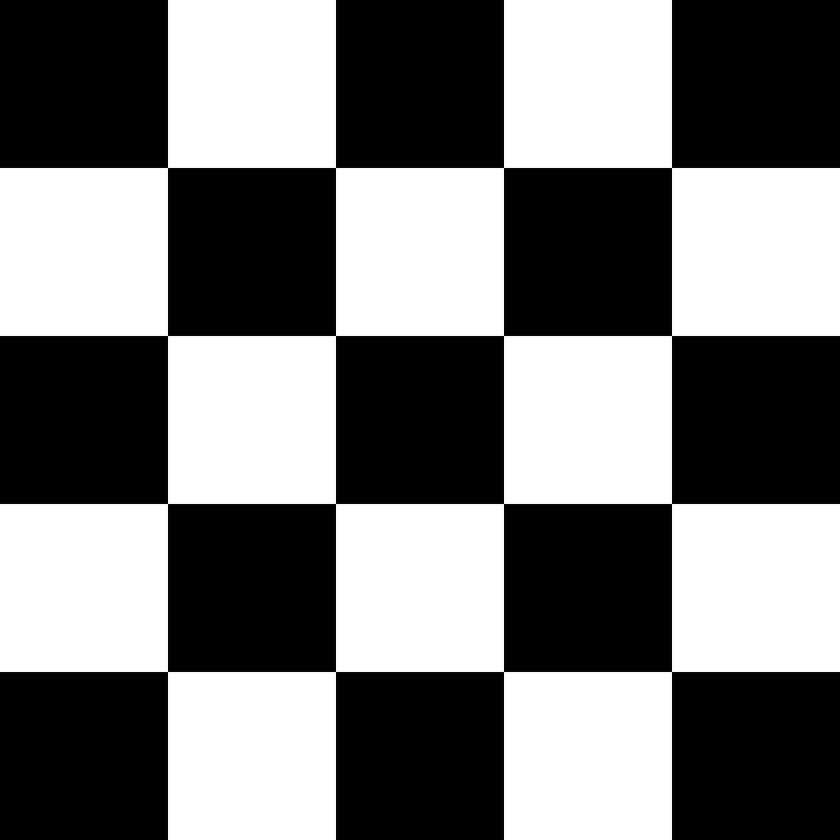
#> input picture checkerboard.png, 840 x 840 px, shrunk from 1200 x 1200 before the run
$ python checkerboard.py
#> lines starting #> are read from the running program, lines starting #| are printed output that depends on the picture; after the words box and inside, x2 and y2 are one past the last pixel; in counts of white or black regions, pixels touching at a corner belong together
import numpy as np
import matplotlib.pyplot as plt
import math

# Load the image
img_path = 'checkerboard.png'

image = plt.imread(img_path)
#> image is the input picture: shape (840, 840, 3) float32; min 0, max 1, mean 0.48

# Convert to grayscale if the image is in color
if image.ndim == 3:
    image = np.mean(image, axis=2)
#> image: shape (840, 840) float32

# Convert image to [0,255] range
if img_path.endswith('.png'):
    image = image * 255

assert image.shape[0] == image.shape[1], "Image must be square"
assert np.all(0 <= image) and np.all(image <= 255), "Image must be in [0,255] range"

def get_counts(image):
    # Convert image to integers
    image = np.round(image).astype(int)
    counts = np.zeros((256,), dtype=int)

    for i in range(len(counts)):
        counts[i] = np.sum(image == i)

    return counts

def show_image(image):
    plt.imshow(image, cmap='gray', vmin=0, vmax=255)

def cumulative_dist(image):
    counts = get_counts(image)
    cumulative_histogram = np.zeros((len(counts),), dtype=float)

    cumulative_histogram[0] = counts[0]
    for i in range(1, len(counts)):
        cumulative_histogram[i] = cumulative_histogram[i - 1] + counts[i]
    return cumulative_histogram / np.sum(counts)


def convolution(image, kernel):
    # Flip the kernel
    kernel = kernel[::-1, ::-1]
    kernel_size = kernel.shape[0]
    pad_width = math.ceil(kernel_size / 2)
    # Pad the image on all sides
    padded_image = np.pad(image, pad_width)
    output = np.zeros_like(image)

    for i in range(image.shape[0]):
        for j in range(image.shape[1]):
            region = padded_image[i:i + kernel_size, j:j + kernel_size]
            output[i, j] = np.sum(region * kernel)

    return output

def box_filter(kernel_size):
    return np.ones((kernel_size, kernel_size), dtype=float) / (kernel_size ** 2)

def plt_histograms(name, image):
    plt.figure(figsize=(15, 5))

    # Plot the image
    plt.subplot(1, 3, 1)
    show_image(image)
    plt.title(name)
    plt.axis('off')

    # Plot the histogram
    plt.subplot(1, 3, 2)
    histogram = get_counts(image) / np.sum(get_counts(image))
    plt.bar(list(range(len(histogram))), histogram, width=1, color='blue')
    plt.xlabel('Pixel Intensity')
    plt.ylabel('Frequency')
    plt.title('PDF Histogram')

    # Plot the cumulative histogram
    plt.subplot(1, 3, 3)
    cumulative_histogram = cumulative_dist(image)
    plt.bar(list(range(len(cumulative_histogram))), cumulative_histogram, width=1, color='blue')
    plt.xlabel('Pixel Intensity')
    plt.ylabel('Cumulative Probability')
    plt.title('CDF Histogram')

    # [13 lines of commented-out code are left out]

    plt.tight_layout()
    plt.show()

def fft_convolution(image, kernel):
    kernel_size = kernel.shape[0]
    image_size = image.shape[0]
    image_pad = kernel_size // 2
    pad_width = image_size - kernel_size

    # Pad the kernel and image to the same size
    padded_kernel = np.pad(kernel, ((pad_width + image_pad, 0), (pad_width + image_pad, 0)))
    padded_image = np.pad(image, ((image_pad, 0), (image_pad, 0)))

    # Apply FFT to the kernel and image
    kernel_fft = np.fft.fft2(padded_kernel)
    image_fft = np.fft.fft2(padded_image)

    # Perform the convolution in the frequency domain
    conv = np.fft.ifft2(image_fft * kernel_fft)

    # Get the real part of the result and crop the padded area
    return conv.real[image_pad:image_size-image_pad, image_pad:image_size-image_pad]

def histogram_equalization(image):
    cumulative_histogram = cumulative_dist(image)
    # Set each pixel value to its corresponding cumulative histogram value * 255
    equalized_image = np.vectorize(lambda j: 255 * cumulative_histogram[int(j)])(image)

    return equalized_image

filter_kernel = box_filter(30)

plt_histograms("Base Image", image)
#> in get_counts, `image = np.round(image).astype(int)`:
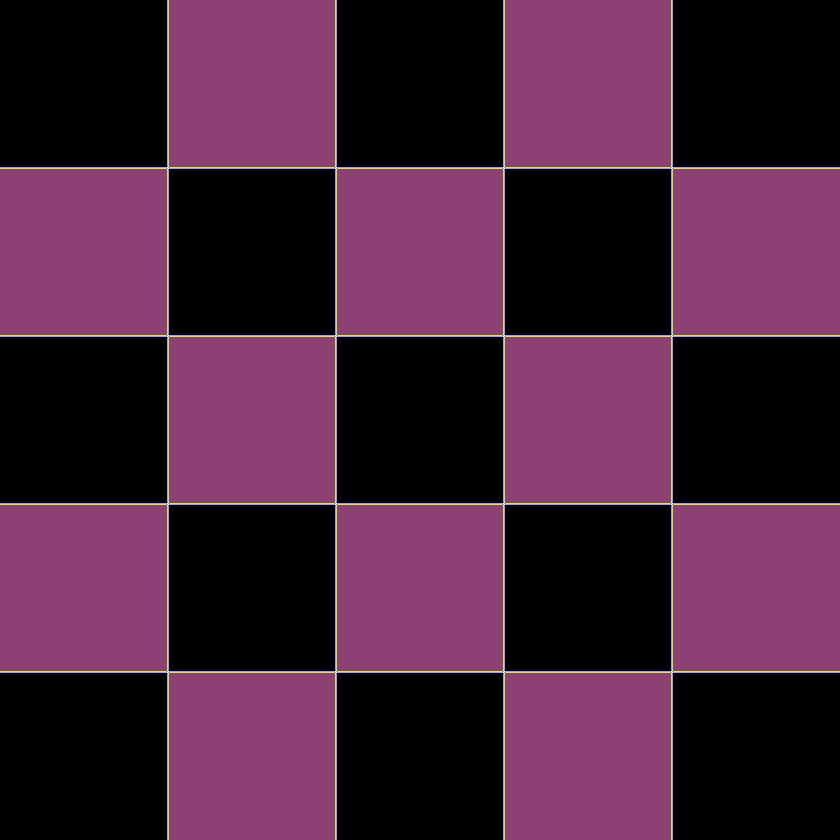
#> image: shape (840, 840) int64; 8 distinct labels, from 0 to 255; one colour per label, 0 black
#> after the loop in get_counts, `for i in range(len(counts)):`: counts = 256 values, max 360224 at index 0, min 0 at index 1, mean 2756.2
#> in plt_histograms, `histogram = get_counts(image) / np.sum(get_counts(image))`: histogram = 256 values, max 0.511 at index 0, min 0 at index 1, mean 0.00391
#> in cumulative_dist, `cumulative_histogram = np.zeros((len(counts),), dtype=float)`: cumulative_histogram = 256 values from 0 to 0
#> after the loop in cumulative_dist, `for i in range(1, len(counts)):`: cumulative_histogram = 256 values from 360224 to 705600
#> in plt_histograms, `cumulative_histogram = cumulative_dist(image)`: cumulative_histogram = 256 values from 0.511 to 1
plt_histograms("30 x 30 Box Blur", convolution(image, filter_kernel))
#> in convolution, `kernel = kernel[::-1, ::-1]`: kernel: shape (30, 30) float64; every value is 0.00111
#> after the loop in convolution, `for i in range(image.shape[0]):`:
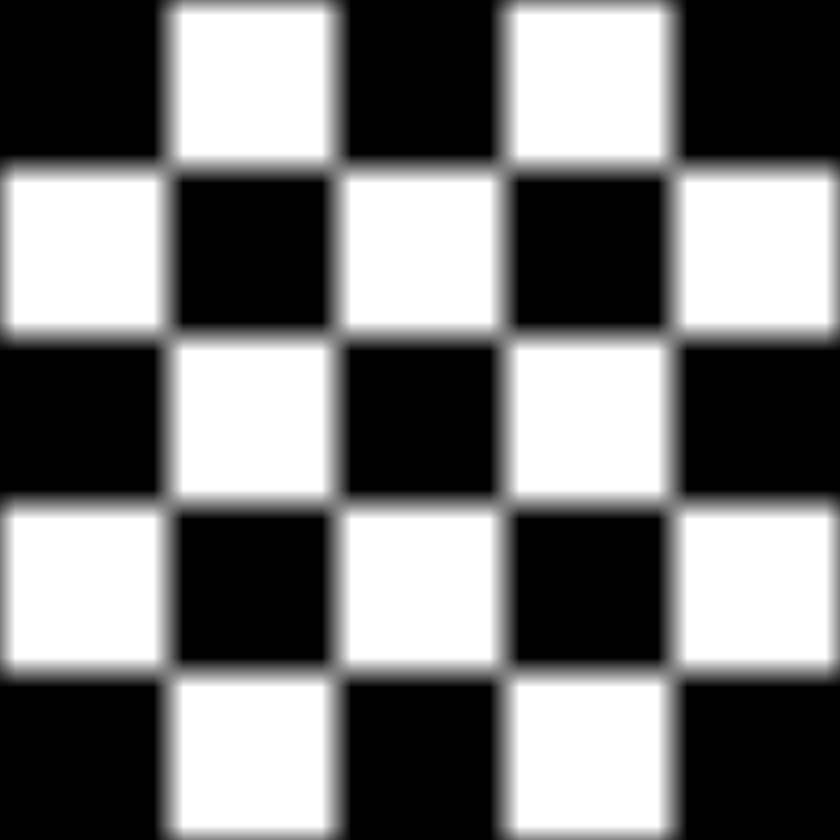
#> output: shape (840, 840) float32; min 0, max 255, mean 120.6
#> in get_counts (call 4), `image = np.round(image).astype(int)`:
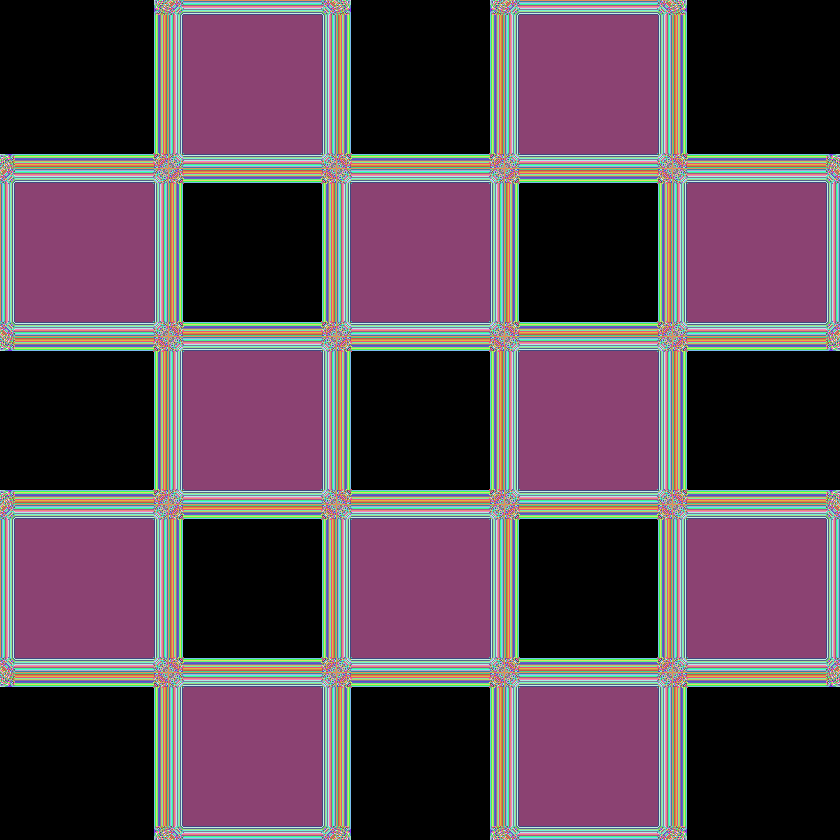
#> image: shape (840, 840) int64; 211 distinct labels, from 0 to 255; one colour per label, 0 black
#> after the loop in get_counts (call 4), `for i in range(len(counts)):`: counts = 256 values, max 276168 at index 0, min 0 at index 2, mean 2756.2
plt_histograms("30 x 30 Box Blur, FFT", fft_convolution(image, filter_kernel))
#> in fft_convolution, `padded_kernel = np.pad(kernel, ((pad_width + image_pad, 0), (pad_width..`:
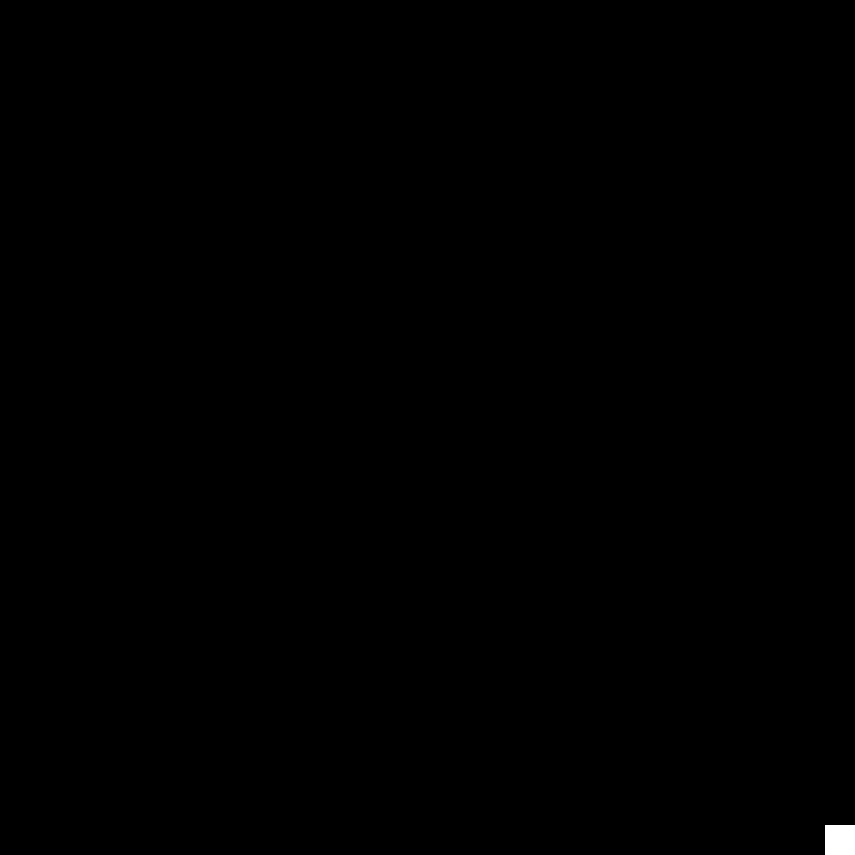
#> padded_kernel: shape (855, 855) float64; values 0 (black) and 0.00111 (white), 0.12% white; 1 white region, box (x1, y1, x2, y2) and area: (825, 825, 855, 855) 900
#> in get_counts (call 7), `image = np.round(image).astype(int)`:
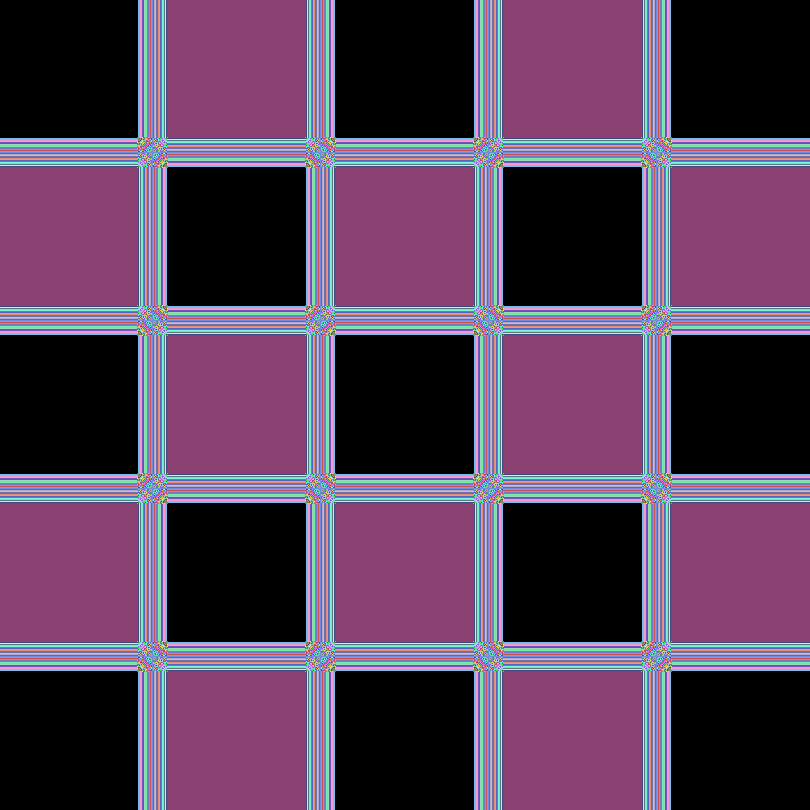
#> image: shape (810, 810) int64; 149 distinct labels, from 0 to 255; one colour per label, 0 black
#> after the loop in get_counts (call 7), `for i in range(len(counts)):`: counts = 256 values, max 250308 at index 0, min 0 at index 2, mean 2562.9
plt_histograms("Equalized Image", histogram_equalization(convolution(image, filter_kernel)))
#> in histogram_equalization, `cumulative_histogram = cumulative_dist(image)`: cumulative_histogram = 256 values from 0.391 to 1
#> call 4 of plt_histograms, with name = 'Equalized Image'
#> in get_counts (call 11), `image = np.round(image).astype(int)`:
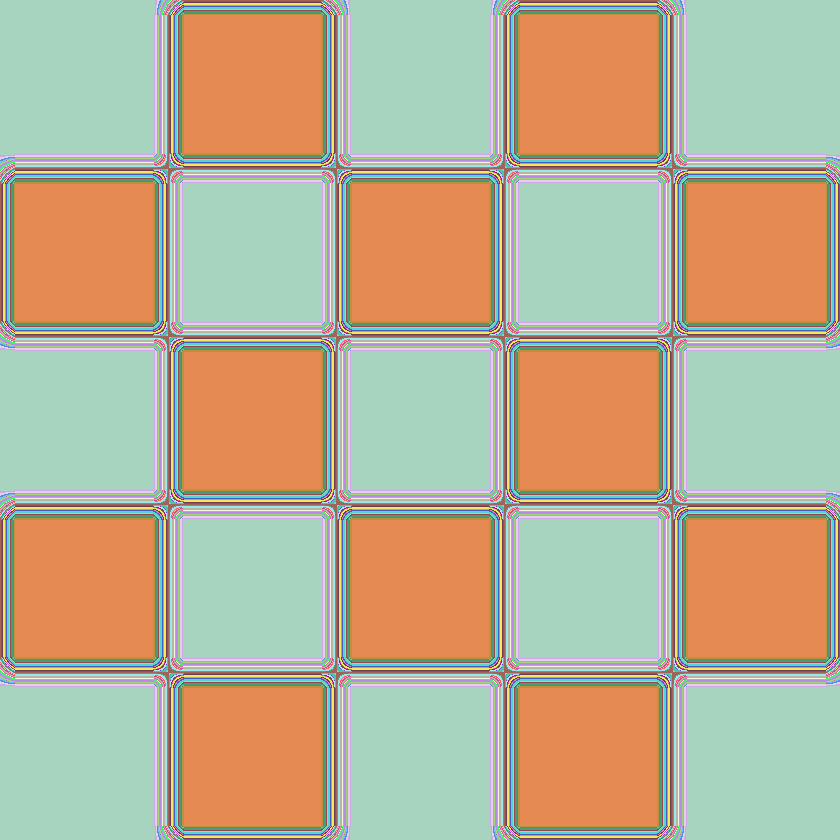
#> image: shape (840, 840) int64; 38 distinct labels, from 100 to 255; one colour per label, 0 black
#> after the loop in get_counts (call 11), `for i in range(len(counts)):`: counts = 256 values, max 276416 at index 100, min 0 at index 0, mean 2756.2
#> in plt_histograms (call 4), `histogram = get_counts(image) / np.sum(get_counts(image))`: histogram = 256 values, max 0.392 at index 100, min 0 at index 0, mean 0.00391
#> in plt_histograms (call 4), `cumulative_histogram = cumulative_dist(image)`: cumulative_histogram = 256 values from 0 to 1
#> in plt_histograms (call 4), `plt.show()`:
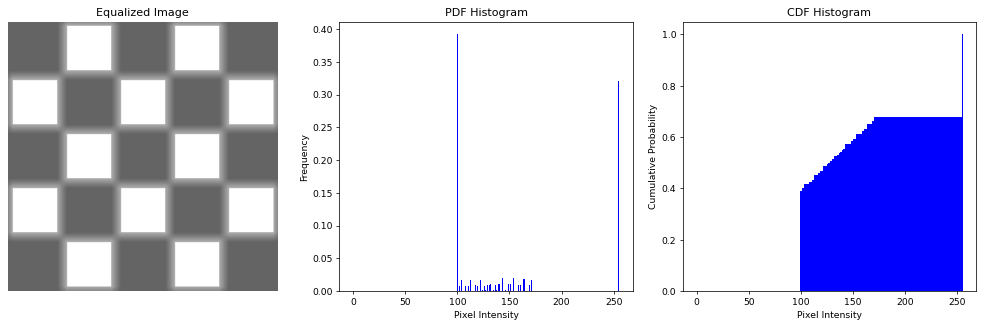
#> figure drawn by matplotlib, 3 panels; panel 2: tallest bar 0.392 high, from x = 99.5 to 100.5; panel 3: tallest bar 1 high, from x = 254.5 to 255.5
